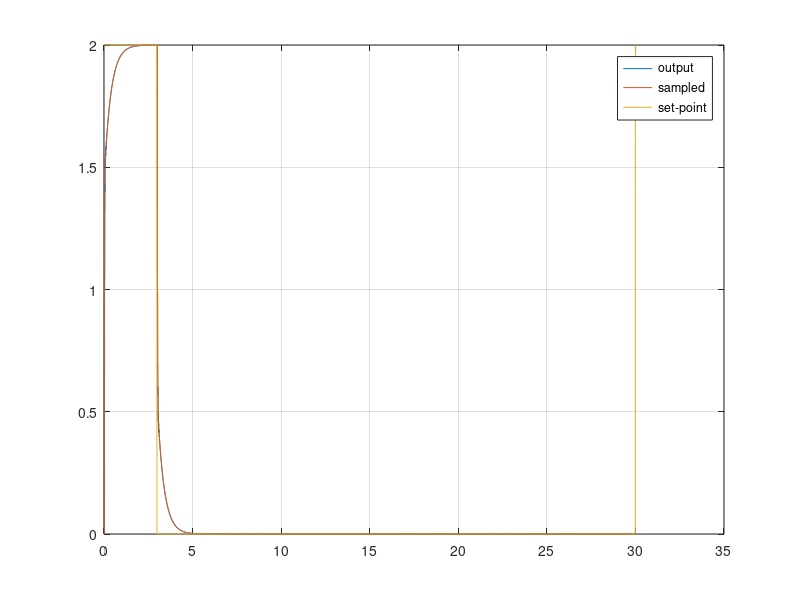
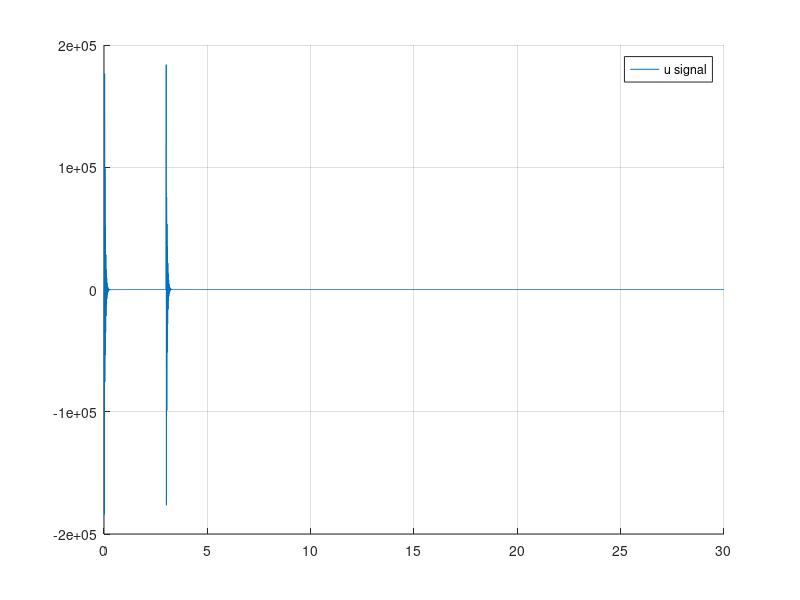
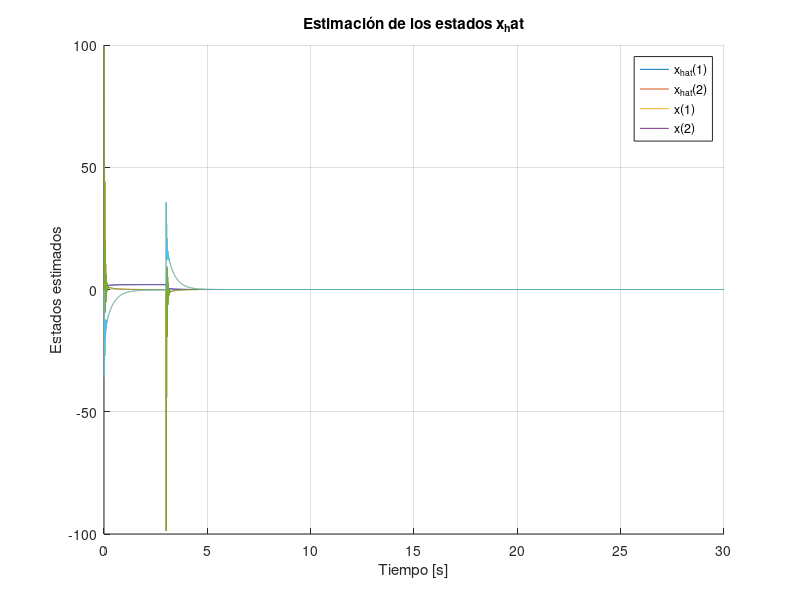

These figures' MATLAB source, in order:
clear all;
close all;
%% Parámetros de Simulación
Ts = 0.01;
Tf = 30;
Nsim = Tf/Ts;
t = 0:Ts:Tf;

%% Señal de Entrada - Set Point
r_sp = 2*ones(size(t));

%% Espacio de estados identificado invertido - ecuacion calculada
% A = [0 1 0; 4.8976 -0.52198 0.319; 0 0 -0.33792];
% B = [0; -0.468; 0.495];
% C = [1 0 0];
% D = 0;

A = [0 1 0; 0 0 1; -0.4588 -12.83 -3.986];
B = [-0.00008368; -0.05376; 0.01643];
C = [1 0 0];
D = 0;

% A = [0 1; -0.9903 1.99];
% B = [-0.000002972; -0.000009109];
% C = [1 0];
% D = 0;

% Funcion de transferencia Pendulo natural
% num = [-0.001862 -0.05642];
% den = [1 0.4719 4.919];
% [A, B, C, D] = tf2ss(num,den);
% 
sys_ss = ss(A, B, C, D);

[SS_disc] = c2d(sys_ss, Ts);

% SS_disc = ss(A, B, C, D, Ts);
% sys_ss = d2c(SS_disc);
%% Tamaño vectores Espacio de Estados
nx = length(SS_disc.A);

%% Asignación de Polos
pole1 = -0.1+0.5*j;
pole2 = -0.1-0.5*j;
pole3 = 0.9;
pole4 = -0.7;
p = [pole1 pole2 pole3 pole4];

%% Determinacion de la matriz K - caso en donde existe integrador
%%[K, prec] = place(SS_disc.A, SS_disc.B, p);

%% Determinación de la matriz K - caso en donde no existe integrador 
% Servosistema tipo 1 planta sin integrador
A_hat = [SS_disc.A zeros(nx, 1); -SS_disc.C 0];
B_hat = [SS_disc.B; 0];
p_new = p;
%K_hat = place(A_hat, B_hat, p_new);
K_hat = place(A_hat,B_hat, p);
K_new = K_hat(1:nx);
ki = K_hat(end);

%% Variables Iniciales
x0 = zeros(1, nx)';
x = ones(nx, Nsim + 1) .* x0;

% Observador
x_hat = ones(nx, Nsim + 1) .* x0;
L = [0.2;0.2;0.2]; % Ganancia del observador

% Salidas del simulador
yOut  = SS_disc.C*x0; 
tOut = 0;
uOut = 0;
dt = linspace(0, Ts, 10)';
integral_error = zeros(1, Nsim);
e = zeros(1, Nsim);
q = zeros(1, Nsim);
y_feedback = SS_disc.C*x0;

%% Representa el tiempo real, cuanto tiempo está corriendo el
% microcontrolador, el tiempo entre interrupciones el tiempo de muestreo
for k = 1:Nsim
    
    if k >= 3/Ts
        r_sp(k) = 0;
    end
    % Microcontrolador %
    e(k) = r_sp(k) - y_feedback;

    % Sin integrador  
%     u(k) = - K*x(:, k);

    % Con integrador, sin referencia
%     e(k) = y_feedback;
%     u(k) = -ki*y_feedback - K_new*x(:, k);

    % Con integrador
    u(k) = -ki*q(k) - K_new*x_hat(:, k);
   
    x_hat(:, k+1) = (SS_disc.A - L*SS_disc.C)*x_hat(:, k) + SS_disc.B*u(k) + L*y_feedback;
     
    uOut = [uOut u(k)];
    
    u = u(k)*ones(1, numel(dt)); % ZOH de la U - DAC

    % Sistema en la vida real %
    [y, tsim, XssOut] = lsim(sys_ss, u, dt, x(:, k)); % XssOut es la salida del Espacio de Estados. Cambiar
    x(:, k+1) = XssOut(end, :)'; % x es el vector de estados
    q(k+1) = q(k) + e(k); % Integrador se obtiene con el modelo discretizado
    y_feedback = y(end, :); % Sampling - ADC

    tOut = [tOut (tsim' + t(k))];
    yOut = [yOut y'];
end

%% Gráficos
figure(1)
plot(tOut, yOut);
hold on
stairs(t, SS_disc.C*x);
plot(t, r_sp);
legend('output', 'sampled', 'set-point')
grid on

figure(2)
hold on
plot(t, uOut)
legend('u signal')
grid on

%% Gráficos de la estimación de los estados
figure(3)
hold on
for i = 1:nx
    plot(t, x_hat(i, 1:Nsim+1));
end
for i = 1:nx
    plot(t, x(i, 1:Nsim+1));
end
legend('x_{hat}(1)','x_{hat}(2)','x(1)','x(2)');
title('Estimación de los estados x_hat');
xlabel('Tiempo [s]');
ylabel('Estados estimados');
grid on